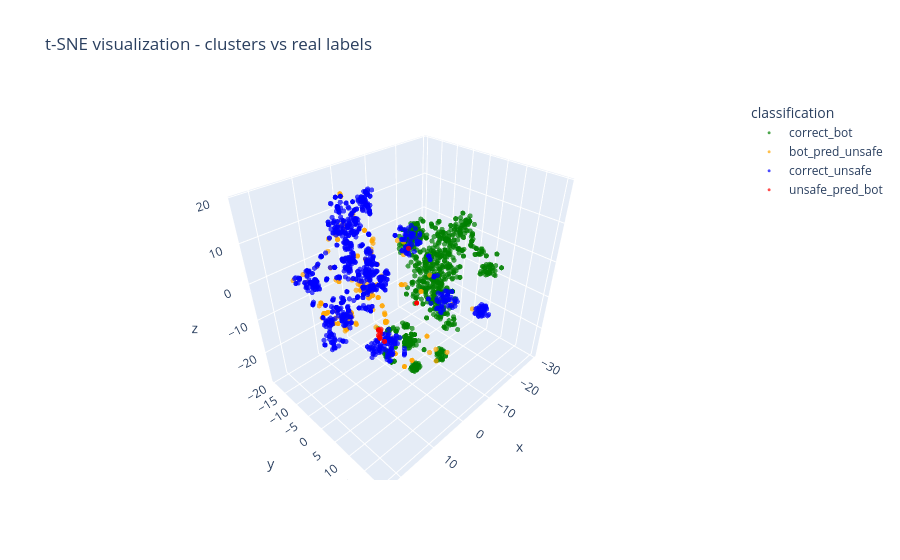
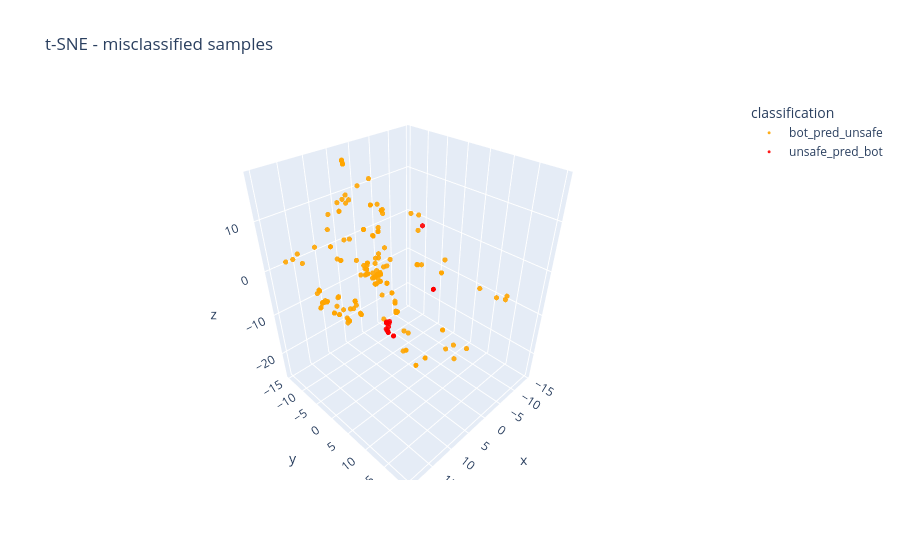

Here is the notebook cell these charts were saved with, in order:
### Code cell
import pandas as pd
from sentence_transformers import SentenceTransformer

from app.config.container import request_service
from app.utils.analise import parse_dict_col
from tests.request_clustering_service import RequestClusteringPipeline


hashes = ["g1dg9qeh5m"]

requests = await request_service.fetch_training_sample_by_hashes(
      hashes=hashes,
      limit_each=1000,
      only_rule_id=False
)

data = pd.DataFrame(requests)
print(data.head())
data['headers'] = data['headers'].apply(parse_dict_col)
data['request'] = data['request'].apply(parse_dict_col)

data["ua"] = data["headers"].apply(exctract_user_agent)
print(data.head())

model = SentenceTransformer('all-MiniLM-L6-v2') 

pipeline = RequestClusteringPipeline(
      embedding_model=model,
      max_header_freq=0.7,
      min_cluster_size=30
)


df_result = pipeline.run(data)
print(f"--- Results Clsutering for {hashes} ---")
print(df_result["classification"].value_counts())

### Figure 1 — Plotly figure (JSON) as saved in the notebook; plotly's stock layout.template omitted (floating-point values rounded to 4 significant figures; data arrays with more than 128 entries replaced by an {"elided": "..."} marker saying what was removed)
{"data": [{"hovertemplate": "classification=correct_bot<br>x=%{x}<br>y=%{y}<br>z=%{z}<extra></extra>", "legendgroup": "correct_bot", "marker": {"color": "green", "opacity": 0.7, "size": 3, "symbol": "circle"}, "mode": "markers", "name": "correct_bot", "scene": "scene", "showlegend": true, "type": "scatter3d", "x": {"elided": "824 float values"}, "y": {"elided": "824 float values"}, "z": {"elided": "824 float values"}}, {"hovertemplate": "classification=bot_pred_unsafe<br>x=%{x}<br>y=%{y}<br>z=%{z}<extra></extra>", "legendgroup": "bot_pred_unsafe", "marker": {"color": "orange", "opacity": 0.7, "size": 3, "symbol": "circle"}, "mode": "markers", "name": "bot_pred_unsafe", "scene": "scene", "showlegend": true, "type": "scatter3d", "x": {"elided": "176 float values"}, "y": {"elided": "176 float values"}, "z": {"elided": "176 float values"}}, {"hovertemplate": "classification=correct_unsafe<br>x=%{x}<br>y=%{y}<br>z=%{z}<extra></extra>", "legendgroup": "correct_unsafe", "marker": {"color": "blue", "opacity": 0.7, "size": 3, "symbol": "circle"}, "mode": "markers", "name": "correct_unsafe", "scene": "scene", "showlegend": true, "type": "scatter3d", "x": {"elided": "981 float values"}, "y": {"elided": "981 float values"}, "z": {"elided": "981 float values"}}, {"hovertemplate": "classification=unsafe_pred_bot<br>x=%{x}<br>y=%{y}<br>z=%{z}<extra></extra>", "legendgroup": "unsafe_pred_bot", "marker": {"color": "red", "opacity": 0.7, "size": 3, "symbol": "circle"}, "mode": "markers", "name": "unsafe_pred_bot", "scene": "scene", "showlegend": true, "type": "scatter3d", "x": [3.0, 4.083, 4.638, 4.731, 5.083, 4.765, 3.002, 4.988, 5.198, 4.721, 5.254, 4.729, -4.2, 4.676, 3.0, 3.0, 4.243, 4.244, 5.226], "y": [9.002, -1.711, -0.688, -1.163, -0.3744, -1.616, 9.002, -1.085, -0.955, -1.189, -0.8986, -1.089, -0.5771, -1.178, 9.002, 9.002, -0.07211, -0.07313, -0.9466], "z": [-0.5291, -14.66, -12.34, -15.24, -12.38, -14.71, -0.529, -14.67, -12.54, -15.12, -12.21, -15.35, 5.563, -15.26, -0.5291, -0.5291, -15.95, -15.94, -12.47]}], "layout": {"legend": {"title": {"text": "classification"}, "tracegroupgap": 0}, "scene": {"domain": {"x": [0, 1], "y": [0, 1]}, "xaxis": {"title": {"text": "x"}}, "yaxis": {"title": {"text": "y"}}, "zaxis": {"title": {"text": "z"}}}, "title": {"text": "t-SNE visualization - clusters vs real labels"}}}

### Figure 2 — Plotly figure (JSON) as saved in the notebook; plotly's stock layout.template omitted (floating-point values rounded to 4 significant figures; data arrays with more than 128 entries replaced by an {"elided": "..."} marker saying what was removed)
{"data": [{"hovertemplate": "classification=bot_pred_unsafe<br>x=%{x}<br>y=%{y}<br>z=%{z}<extra></extra>", "legendgroup": "bot_pred_unsafe", "marker": {"color": "orange", "opacity": 0.9, "size": 3, "symbol": "circle"}, "mode": "markers", "name": "bot_pred_unsafe", "scene": "scene", "showlegend": true, "type": "scatter3d", "x": {"elided": "176 float values"}, "y": {"elided": "176 float values"}, "z": {"elided": "176 float values"}}, {"hovertemplate": "classification=unsafe_pred_bot<br>x=%{x}<br>y=%{y}<br>z=%{z}<extra></extra>", "legendgroup": "unsafe_pred_bot", "marker": {"color": "red", "opacity": 0.9, "size": 3, "symbol": "circle"}, "mode": "markers", "name": "unsafe_pred_bot", "scene": "scene", "showlegend": true, "type": "scatter3d", "x": [3.0, 4.083, 4.638, 4.731, 5.083, 4.765, 3.002, 4.988, 5.198, 4.721, 5.254, 4.729, -4.2, 4.676, 3.0, 3.0, 4.243, 4.244, 5.226], "y": [9.002, -1.711, -0.688, -1.163, -0.3744, -1.616, 9.002, -1.085, -0.955, -1.189, -0.8986, -1.089, -0.5771, -1.178, 9.002, 9.002, -0.07211, -0.07313, -0.9466], "z": [-0.5291, -14.66, -12.34, -15.24, -12.38, -14.71, -0.529, -14.67, -12.54, -15.12, -12.21, -15.35, 5.563, -15.26, -0.5291, -0.5291, -15.95, -15.94, -12.47]}], "layout": {"legend": {"title": {"text": "classification"}, "tracegroupgap": 0}, "scene": {"domain": {"x": [0, 1], "y": [0, 1]}, "xaxis": {"title": {"text": "x"}}, "yaxis": {"title": {"text": "y"}}, "zaxis": {"title": {"text": "z"}}}, "title": {"text": "t-SNE - misclassified samples"}}}
